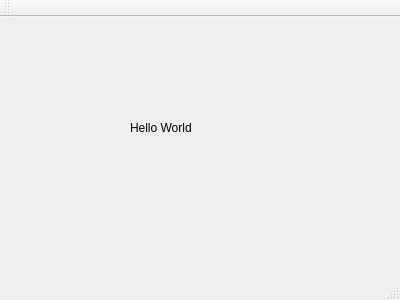
<?xml version="1.0" encoding="UTF-8"?>
<ui version="4.0">
 <class>MainWindow</class>
 <widget class="QMainWindow" name="MainWindow">
  <property name="geometry">
   <rect>
    <x>0</x>
    <y>0</y>
    <width>400</width>
    <height>300</height>
   </rect>
  </property>
  <property name="windowTitle">
   <string>MainWindow</string>
  </property>
  <widget class="QWidget" name="centralWidget">
   <widget class="QLabel" name="label">
    <property name="geometry">
     <rect>
      <x>130</x>
      <y>90</y>
      <width>151</width>
      <height>41</height>
     </rect>
    </property>
    <property name="text">
     <string>Hello World</string>
    </property>
   </widget>
  </widget>
  <widget class="QMenuBar" name="menuBar">
   <property name="geometry">
    <rect>
     <x>0</x>
     <y>0</y>
     <width>400</width>
     <height>19</height>
    </rect>
   </property>
  </widget>
  <widget class="QToolBar" name="mainToolBar">
   <attribute name="toolBarArea">
    <enum>TopToolBarArea</enum>
   </attribute>
   <attribute name="toolBarBreak">
    <bool>false</bool>
   </attribute>
  </widget>
  <widget class="QStatusBar" name="statusBar"/>
 </widget>
 <layoutdefault spacing="6" margin="11"/>
 <resources/>
 <connections/>
</ui>
